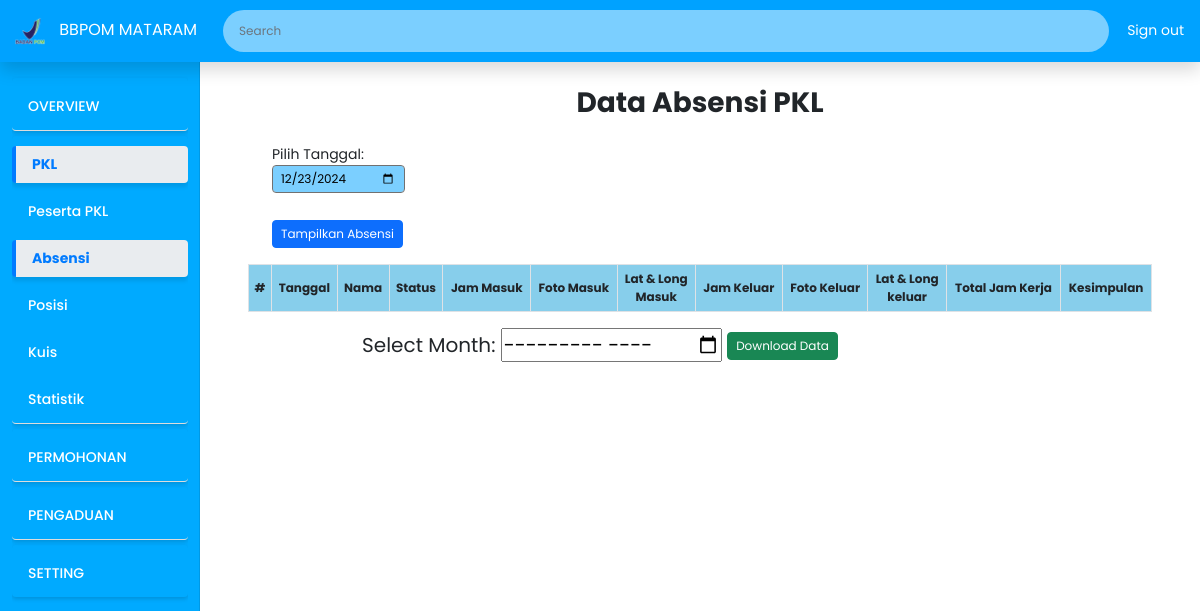
The page /admin_pkl_absensi.php on the database as committed earlier.
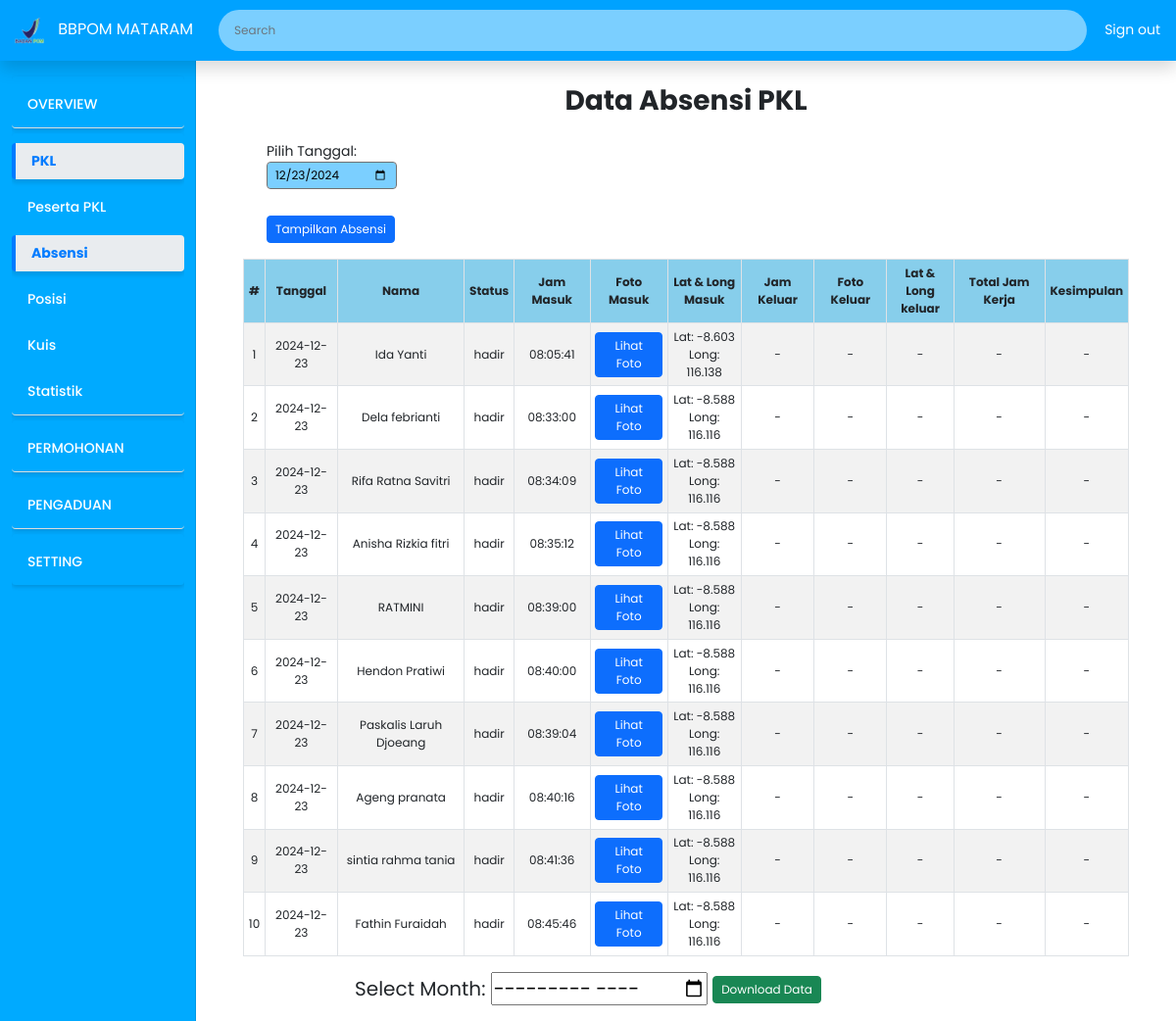
The same page on the database as committed later.
### tables this page shows
CREATE TABLE `absensi` (
  `id` int(11) NOT NULL,
  `user_id` int(11) NOT NULL,
  `nama` varchar(255) DEFAULT NULL,
  `status` enum('hadir','izin','sakit') NOT NULL,
  `keterangan` varchar(50) DEFAULT NULL,
  `tanggal` date NOT NULL,
  `foto` text NOT NULL,
  `foto_keluar` text DEFAULT NULL,
  `latitude` decimal(10,8) DEFAULT NULL,
  `latitude_keluar` decimal(10,8) DEFAULT NULL,
  `longitude` decimal(11,8) DEFAULT NULL,
  `longitude_keluar` decimal(11,8) DEFAULT NULL,
  `waktu_masuk` time DEFAULT NULL,
  `waktu_keluar` time DEFAULT NULL,
  `durasi` time DEFAULT NULL,
  `kesimpulan` varchar(255) DEFAULT NULL
);

### admin_pkl_absensi.php (the view, shortened to what this page needs)
<?php
include('koneksi.php');
$tanggal = isset($_POST['tanggal']) ? $_POST['tanggal'] : date('Y-m-d');
$sql2 = "SELECT * FROM absensi WHERE tanggal = ? ORDER BY tanggal DESC";
$stmt = $conn->prepare($sql2);
$stmt->bind_param("s", $tanggal);
$stmt->execute();
$result2 = $stmt->get_result();
$no = 1;
?>
<!DOCTYPE html>
<html lang="en">
<head>
    <link rel="stylesheet" href="https://cdn.jsdelivr.net/npm/sweetalert2@11/dist/sweetalert2.min.css">
    <link href="https://cdn.jsdelivr.net/npm/bootstrap@5.0.2/dist/css/bootstrap.min.css" rel="stylesheet"
>
    <link rel="stylesheet" href="Asset/CSS/custom2.css">
</head>
<body>
    <?php include 'header_admin.php'; ?>
    <div class="container-fluid">
        <div class="row">
        <?php include('sidebar_admin.php'); ?>
            <div class="col-md-9 ms-sm-auto col-lg-10 px-md-4 main-content">
                <div class="container mt-3">
                    <div class="text-center">
                        <h3 class="fw-bold">Data Absensi PKL</h3>
                    </div>
                    <div class="container mt-4" style="width: 20%; margin-left: 0;">
                        <form action="" method="post" class="form-inline my-3">
                        <label for="tanggal" class="mr-2">Pilih Tanggal:</label>
                        <input type="date" name="tanggal" id="tanggal" class="form-control mr-2" value="<?php echo $tanggal; ?>" required><br>
                        <button type="submit" name="filter_tanggal" class="btn btn-primary" style="margin-top:5%;">Tampilkan Absensi</button>
                        </form>
                    </div>
                    <div class="table-responsive">
                        <table class="table table-bordered table-striped table-hover text-center">
                            <thead class="table" style="background-color: skyblue;">
                            <tr>
                                <th>#</th>
                                <th>Tanggal</th>
                                <th>Nama</th>
                                <th>Status</th>
                                <th>Jam Masuk</th>
                                <th>Foto Masuk</th>
                                <th>Lat & Long<br>Masuk</th>
                                <th>Jam Keluar</th>
                                <th>Foto Keluar</th>
                                <th>Lat & Long<br>keluar</th>
                                <th>Total Jam Kerja</th>
                                <th>Kesimpulan</th>
                            </tr>
                            </thead>
                            <tbody>
                            <?php
                                while ($row2 = mysqli_fetch_assoc($result2)) {
                                    echo "<tr>";
                                    echo "<td scope='row'>{$no}</td>";
                                    echo "<td>{$row2['tanggal']}</td>";
                                    echo "<td>{$row2['nama']}</td>";
                                    echo "<td>{$row2['status']}</td>";
                                    if (strtolower($row2['status']) === 'izin') {
                                        $modal_id = "modal_kesimpulan_" . $no;
                                        echo "<td></td>";
                                        echo "<td></td>";
                                        echo "<td></td>";
                                        echo "<td></td>";
                                        echo "<td></td>";
                                        echo "<td></td>";
                                        echo "<td></td>";
                                        echo "<td><button class='btn btn-info btn-sm' data-bs-toggle='modal' data-bs-target='#{$modal_id}'>Lihat Kesimpulan</button></td>";
                                        echo "
                                        <div class='modal fade' id='{$modal_id}' tabindex='-1' aria-labelledby='modalLabel_{$modal_id}' aria-hidden='true'>
                                            <div class='modal-dialog'>
                                                <div class='modal-content'>
                                                    <div class='modal-header'>
                                                            <h5 class='modal-title' id='modalLabel_{$modal_id}'>Keterangan Izin : <strong>{$row2['nama']}</strong></h5>
                                                            <button type='button' class='btn-close' data-bs-dismiss='modal' aria-label='Close'></button>
                                                    </div>
                                                    <div class='modal-body'>
                                                        <div class='question-item'>
                                                            <p>{$row2['kesimpulan']}</p>
                                                        </div>
                                                    </div>
                                                    <div class='modal-footer'>
                                                        <button type='button' class='btn btn-secondary' data-bs-dismiss='modal'>Tutup</button>
                                                    </div>
                                                </div>
                                            </div>
                                        </div>";
                                    } else {
                                        echo "<td>{$row2['waktu_masuk']}</td>";
                                        echo "<td><button class='btn btn-primary btn-view-photo' data-id='{$row2['id']}' data-name='{$row2['nama']}' data-type='foto'>Lihat Foto</button></td>";
                                        $formatted_latitude = number_format($row2['latitude'], 3);
                                        $formatted_longitude = number_format($row2['longitude'], 3);
                                        echo "<td>Lat: $formatted_latitude<br>Long: $formatted_longitude</td>";
                                        if ($row2['waktu_keluar'] != NULL) {
                                            echo "<td>{$row2['waktu_keluar']}</td>";
                                            echo "<td><button class='btn btn-primary btn-view-photo' data-id='{$row2['id']}' data-name='{$row2['nama']}' data-type='foto_keluar'>Lihat Foto</button></td>";
                                            $formatted_latitude2 = number_format($row2['latitude_keluar'], 3);
                                            $formatted_longitude2 = number_format($row2['longitude_keluar'], 3);
                                            echo "<td>Lat: $formatted_latitude2<br>Long: $formatted_longitude2</td>";
                                            echo "<td>{$row2['durasi']}</td>";
                                            echo "<td>{$row2['kesimpulan']}</td>";
                                        } else {
                                            echo "<td>-</td>";
                                            echo "<td>-</td>";
                                            echo "<td>-</td>";
                                            echo "<td>-</td>";
                                            echo "<td>-</td>";
                                        }
                                    }
                                    echo "</tr>";
                                    $no++;
                                }
                                ?>
                            </tbody>
                        </table>
                    </div>
                </div>
            </div>
        </div>
    </div>
    <form method="POST" action="function/download_data.php" class="mb-3 text-center">
        <label for="month">Select Month:</label>
        <input type="month" id="month" name="month" required>
        <button type="submit" class="btn btn-success">Download Data</button>
    </form>
</body>
</html>

### header_admin.php (shortened to what this page needs)
<header class="navbar navbar-dark fixed-top flex-md-nowrap p-0 shadow">
    <a class="navbar-brand" href="#">
        <img src="Asset/Gambar/logo.png" alt="#" width="30px" height="30px"
            style="margin-left: 15px; margin-right: 10px">
        BBPOM MATARAM
    </a>
    <div class="d-none d-md-flex order-1 flex-grow-1">
        <form method="GET" action="" id="searchForm" class="d-flex me-auto">
            <input class="form-control w-100 me-2" type="text" name="search" placeholder="Search"
                aria-label="Search" id="searchInput"
                value="<?php echo isset($_GET['search']) ? $_GET['search'] : ''; ?>">
        </form>
        <a class="nav-link signout text-nowrap" style="color: white; padding-top: 20px; padding-left: 10px;"
            href="logout.php">Sign out</a>
    </div>
</header>

### sidebar_admin.php (shortened to what this page needs)
<div id="sidebar" class="sidebar col-md-3 col-lg-2 d-none d-md-block">
    <div class="position-sticky pt-2 sidebar-sticky">
        <ul class="nav flex-column">
            <?php
            $current_page = basename($_SERVER['PHP_SELF']);
            $nav_items = [
                [
                    'title' => 'OVERVIEW',
                    'link' => 'admin.php',
                    'active' => ($current_page == 'admin.php'),
                    'submenu' => []
                ],
                [
                    'title' => 'PKL',
                    'link' => '#',
                    'active' => ($current_page == 'admin_pkl.php'||$current_page == 'admin_pkl_absensi.php'
                    ||$current_page == 'admin_pkl_kuis.php'||$current_page == 'admin_pkl_posisi.php'||$current_page == 'admin_pkl_statistik.php'),
                    'submenu' => [
                        ['title' => 'Peserta PKL', 'link' => 'admin_pkl.php'],
                        ['title' => 'Absensi', 'link' => 'admin_pkl_absensi.php'],
                        ['title' => 'Posisi', 'link' => 'admin_pkl_posisi.php'],
                        ['title' => 'Kuis', 'link' => 'admin_pkl_kuis.php'],
                        ['title' => 'Statistik', 'link' => 'admin_pkl_statistik.php'],
                    ]
                ],
                [
                    'title' => 'PERMOHONAN',
                    'link' => 'admin_tamu.php',
                    'active' => ($current_page == 'admin_tamu.php'||$current_page == 'admin_tamu_statistik.php'),
                    'submenu' => [
                        ['title' => 'Permohonan', 'link' => 'admin_tamu.php'],
                        ['title' => 'Statistik', 'link' => 'admin_tamu_statistik.php'],
                    ]
                ],
                [
                    'title' => 'PENGADUAN',
                    'link' => '#',
                    'active' => ($current_page == 'admin_pengaduan.php' || $current_page == 'admin_pengaduan_statistik.php'),
                    'submenu' => [
                        ['title' => 'Laporan Pengaduan', 'link' => 'admin_pengaduan.php'],
                        ['title' => 'Statistik', 'link' => 'admin_pengaduan_statistik.php'],
                    ]
                ],
                [
                    'title' => 'SETTING',
                    'link' => 'admin_web.php',
                    'active' => ($current_page == 'admin_web.php'),
                    'submenu' => []
                ]
            ];
            ?>
            <?php foreach ($nav_items as $index => $item): ?>
                <li class="nav-item">
                    <a
                        class="nav-link <?php echo $item['active'] ? 'active' : ''; ?>"
                        href="<?php echo !empty($item['submenu']) ? '#' : $item['link']; ?>"
                        <?php if (!empty($item['submenu'])): ?>
                            data-bs-toggle="collapse"
                            data-bs-target="#submenu-<?php echo $index; ?>"
                            aria-expanded="<?php echo $item['active'] ? 'true' : 'false'; ?>"
                            aria-controls="submenu-<?php echo $index; ?>"
                        <?php endif; ?>
                    >
                        <?php echo $item['title']; ?>
                    </a>
                    <?php if (!empty($item['submenu'])): ?>
                        <ul
                            id="submenu-<?php echo $index; ?>"
                            class="collapse list-unstyled <?php echo $item['active'] ? 'show' : ''; ?>"
                        >
                            <?php foreach ($item['submenu'] as $submenu): ?>
                                <li>
                                    <a
                                        class="nav-link sub-item <?php echo $current_page == basename($submenu['link']) ? 'active' : ''; ?>"
                                        href="<?php echo $submenu['link']; ?>"
                                    >
                                        <?php echo $submenu['title']; ?>
                                    </a>
                                </li>
                            <?php endforeach; ?>
                        </ul>
                    <?php endif; ?>
                </li>
            <?php endforeach; ?>
        </ul>
    </div>
</div>

### Asset/CSS/custom2.css (style rules this page uses)
body { font-size: 0.875rem; margin: 0; padding: 0; font-family: 'Poppins', sans-serif; }
.text-center { font-size: 20px; }
.sidebar { background-color: #00aaff; position: fixed; top: 50px; bottom: 0; left: 0; z-index: 100; padding-top: 20px; box-shadow: inset -1px 0 0 rgba(0, 0, 0, 0.1); }
.sidebar-sticky { position: relative; top: 0; height: calc(100vh - 56px); padding-top: 0.5rem; overflow-x: hidden; overflow-y: auto; }
.sidebar .nav-link { font-weight: 500; color: #ffffff; border-radius: 10px; margin-top: 10px; }
.sidebar .nav-link.active { color: #000000; background-color: #e4f3fb; }
.navbar { background-color: #00a2ff; position: fixed; top: 0; width: 100%; z-index: 1050; }
.navbar-brand { padding-top: 0.75rem; padding-bottom: 0.75rem; font-size: 1rem; background-color: transparent; }
.navbar .form-control { padding: 0.75rem 1rem; border-width: 0; border-radius: 25px; }
.form-control { color: #000000; background-color: #7bcfff; border: 1px solid rgb(113, 113, 113); }
.signout { color: white; }
.main-content { padding-top: 70px; padding-left: 250px; }
.table { font-size: 0.75rem; }
.table th, .table td { padding: 0.3rem; vertical-align: middle; }
.btn { font-size: 0.75rem; padding: 0.25rem 0.5rem; }
.form-control { font-size: 0.75rem; padding: 0.25rem 0.5rem; }
#searchForm { width: 100%; }
#searchInput { width: calc(100% - 10px); margin: 10px; }

### sidebar_admin.php (style rules this page uses)
.nav-item { border-bottom: 1px solid #ddd; padding-bottom: 5px; margin-bottom: 5px; box-shadow: 0 2px 4px rgba(0, 0, 0, 0.15); border-radius: 4px; }
.nav-item:last-child { border-bottom: none; }
.nav-item .nav-link.active { box-shadow: 0 4px 4px rgba(0, 0, 0, 0.1); background-color: #e9ecef; border-left: 4px solid #007bff; color: #007bff; font-weight: bold; border-radius: 4px; }

Rows that differ between the two databases and show on the page:
added absensi: tanggal "2024-12-23", nama "Ida Yanti", status "hadir", waktu_masuk "08:05:41", latitude "-8.603", longitude "116.138"
added absensi: tanggal "2024-12-23", nama "Dela febrianti", status "hadir", waktu_masuk "08:33:00", latitude "-8.588", longitude "116.116"
added absensi: tanggal "2024-12-23", nama "Rifa Ratna Savitri", status "hadir", waktu_masuk "08:34:09", latitude "-8.588", longitude "116.116"
added absensi: tanggal "2024-12-23", nama "Anisha Rizkia fitri", status "hadir", waktu_masuk "08:35:12", latitude "-8.588", longitude "116.116"
added absensi: tanggal "2024-12-23", nama "RATMINI", status "hadir", waktu_masuk "08:39:00", latitude "-8.588", longitude "116.116"
added absensi: tanggal "2024-12-23", nama "Hendon Pratiwi", status "hadir", waktu_masuk "08:40:00", latitude "-8.588", longitude "116.116"
added absensi: tanggal "2024-12-23", nama "Paskalis Laruh Djoeang", status "hadir", waktu_masuk "08:39:04", latitude "-8.588", longitude "116.116"
added absensi: tanggal "2024-12-23", nama "Ageng pranata", status "hadir", waktu_masuk "08:40:16", latitude "-8.588", longitude "116.116"
added absensi: tanggal "2024-12-23", nama "sintia rahma tania", status "hadir", waktu_masuk "08:41:36", latitude "-8.588", longitude "116.116"
added absensi: tanggal "2024-12-23", nama "Fathin Furaidah", status "hadir", waktu_masuk "08:45:46", latitude "-8.588", longitude "116.116"
